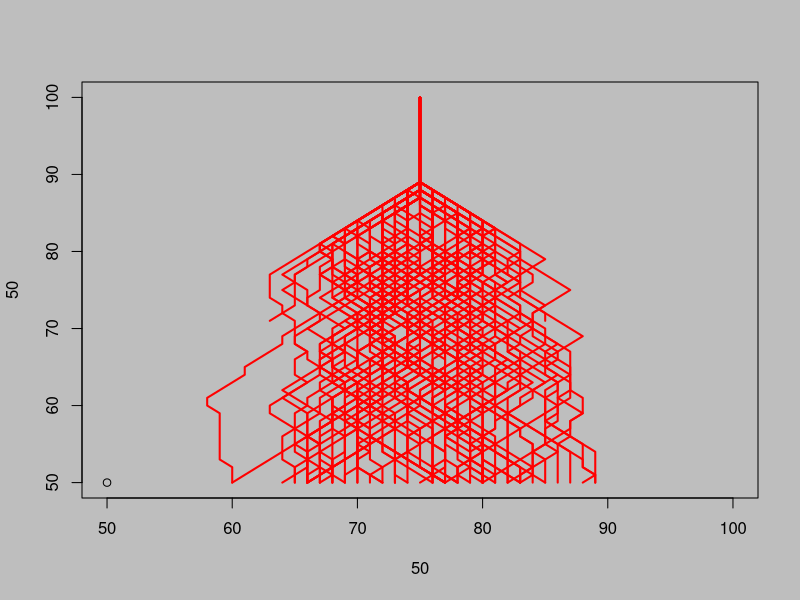

Generate this figure with R: (Note: this script raises an error after producing the figure.)
#Like the previous model, the real power comes in the fact that we can run
#this many times to get an idea of what our player is doing! Lets run this
#model 100 times and keep track of each path that the player uses

Lx=list()
Ly=list()
for (j in 1:100)
{
	zx=sample(seq(50, 100, by=.5), 100, replace=TRUE)
	zy=sample(seq(50, 75, by=.5), 100, replace=TRUE)
	zs=sample(seq(.1,.5,by=.1),100,replace=TRUE)
	hx=75
	hy=100
	t=1
	Hx=hx
	Hy=hy
	while(hy>50)
		{
		if(min(sqrt(((zx-(hx))^2)+((zy-(hy))^2)))<.2) break
		t=t+1
			if(length(which(zx>hx-10 & zx <hx+10 & zy>hy-10 & zy<hy+10))==0){hx=hx; hy=hy-1}
			else{
			d1=min(sqrt(((zx-(hx+1))^2)+((zy-(hy-1))^2)))
			d2=min(sqrt(((zx-(hx-1))^2)+((zy-(hy-1))^2)))
			d3=min(sqrt(((zx-(hx))^2)+((zy-(hy-1))^2)))
			dvec=c(d1,d2,d3)
			if(length(which(dvec==max(dvec)))>1)
			{dvec[which(dvec==max(dvec))][1]=dvec[which(dvec==max(dvec))][1]+.1}
			if (max(dvec)==dvec[1]){hx=hx+1; hy=hy-1}
			if (max(dvec)==dvec[2]){hx=hx-1; hy=hy-1}
			if (max(dvec)==dvec[3]){ hy=hy-1}
			}
		dis=sqrt(((zx-(hx))^2)+((zy-(hy))^2))
		Nx=hx+(((dis-zs)/dis)*(zx-hx))
		Ny=hy+(((dis-zs)/dis)*(zy-hy))
		zx=Nx
		zy=Ny
		Hx=c(Hx,hx)
		Hy=c(Hy,hy)
		}
Lx[[j]]=Hx
Ly[[j]]=Hy
}

#Now plot the results!!

par(bg="grey")
plot(50,50, xlim=c(50,100), ylim=c(50,100))
for (i in 1:length(Lx))
	{
	lines(Lx[[i]],Ly[[i]],col='red',lwd=2)
	}

#What about when the player is caught?

ct=c()
for(i in 1:length(Lx))
	{
	if (min(Ly[[i]]) > 50) {ct[i]=1} else{ct[i]=0}
	}
lines(Lx[which(ct > 0)],Ly[which(ct > 0)],col='cyan',lwd=2)
for (i in 1:length(which(ct > 0)))
	{
	lines(Lx[[which(ct >0)[i]]],Ly[[which(ct > 0)[i]]],col='cyan',lwd=2)
	}


